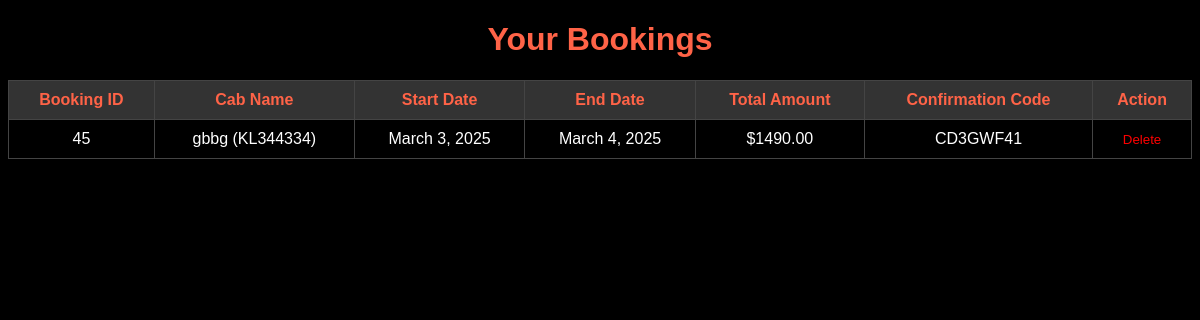
Page /user/home/view_book/ (signed in) on the earlier database version.
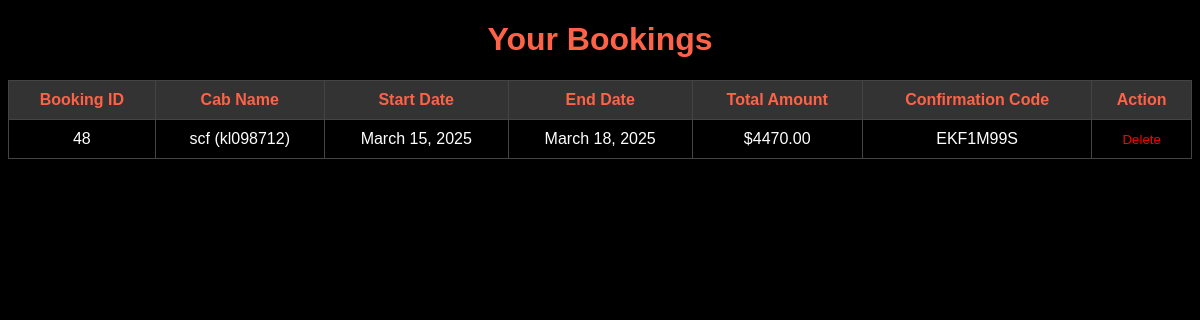
Same page on the later database version.
### app/models.py (models this page shows, shortened)
class Booking(models.Model):
    user = models.ForeignKey(User, on_delete=models.CASCADE)
    vehicle = models.ForeignKey(Cab, on_delete=models.CASCADE)
    start_date = models.DateField()
    end_date = models.DateField()
    confirmation_code = models.CharField(max_length=6, unique=True)
    total_amount = models.DecimalField(max_digits=10, decimal_places=2)
    status = models.CharField(max_length=50, default='Pending')
    name = models.CharField(max_length=255)
    address = models.TextField()
    location = models.CharField(max_length=255,null=True,blank=True)
    phone_number = models.CharField(max_length=15, blank=True, null=True)
    payment_status = models.CharField(max_length=20, choices=[("PENDING", "Pending"), ("PAID", "Paid")], default="PENDING")
    razorpay_order_id = models.CharField(max_length=100, blank=True, null=True)
    razorpay_payment_id = models.CharField(max_length=100, blank=True, null=True)

class Cab(models.Model):
    pid=models.TextField()
    vehicle_type = models.CharField(max_length=100)
    number_plate = models.CharField(max_length=15, unique=True)
    model = models.CharField(max_length=50)
    driver_name = models.CharField(max_length=100)
    seats = models.IntegerField(null=True, blank=True)
    available = models.IntegerField()
    price=models.IntegerField()
    img = models.FileField()
    def __str__(self):
        return f'{self.model} ({self.number_plate})'

### app/views.py (the view)
# urls.py: path('user/home/view_book/',views.view_book, name='view_book'),
def view_book(request):
    if 'user' not in request.session:
        return render(request, 'user/login.html')
    try:
        user = User.objects.get(username=request.session['user'])
    except User.DoesNotExist:
        return render(request, 'user/login.html')
    bookings = Booking.objects.filter(user=user).order_by('-start_date')
    return render(request, 'user/viewbook.html', {'bookings': bookings})

### templates/user/viewbook.html (shortened to what this page needs)
<!DOCTYPE html>
<html lang="en">
<head>
    {% load static %}
</head>
<body>
    <h1>Your Bookings</h1>
    {% if bookings %}
        <table border="1">
            <thead>
                <tr>
                    <th>Booking ID</th>
                    <th>Cab Name</th>
                    <th>Start Date</th>
                    <th>End Date</th>
                    <th>Total Amount</th>
                    <th>Confirmation Code</th>
                    <th>Action</th>
                </tr>
            </thead>
            <tbody>
                {% for booking in bookings %}
                <tr>
                    <td>{{ booking.id }}</td>
                    <td>{{ booking.vehicle }}</td>
                    <td>{{ booking.start_date }}</td>
                    <td>{{ booking.end_date }}</td>
                    <td>${{ booking.total_amount }}</td>
                    <td>{{ booking.confirmation_code }}</td>
                    <td>
                        <form method="POST" action="{% url 'delete_booking' booking.id %}">
                            <button type="submit" style="color: red; background: none; border: none; cursor: pointer;">Delete</button>
                        </form>
                    </td>
                </tr>
                {% endfor %}
            </tbody>
        </table>
    {% else %}
        <p>You have no bookings.</p>
    {% endif %}
</body>
</html>
</html>

Differences in the rows shown:
removed Booking: id "45", vehicle "gbbg (KL344334)", start_date "March 3, 2025", end_date "March 4, 2025", total_amount "1490.00", confirmation_code "CD3GWF41"
added Booking: id "48", vehicle "scf (kl098712)", start_date "March 15, 2025", end_date "March 18, 2025", total_amount "4470.00", confirmation_code "EKF1M99S"
